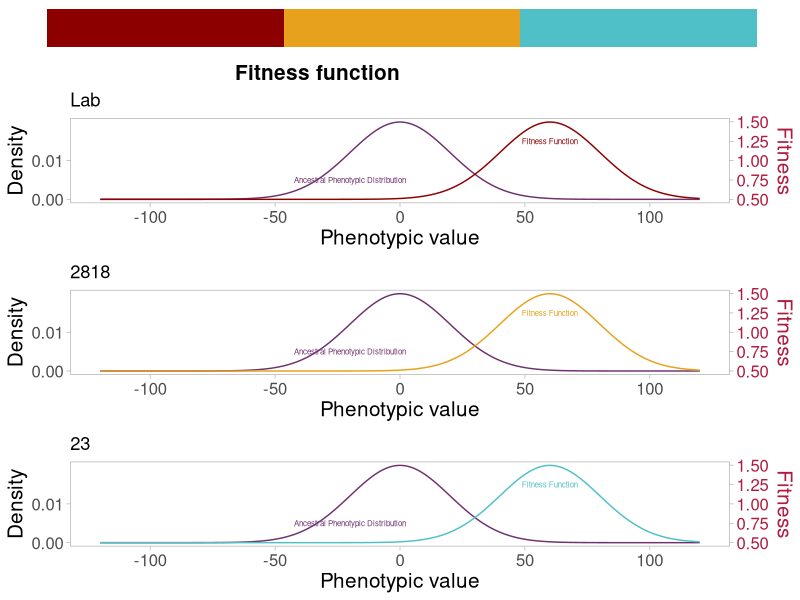
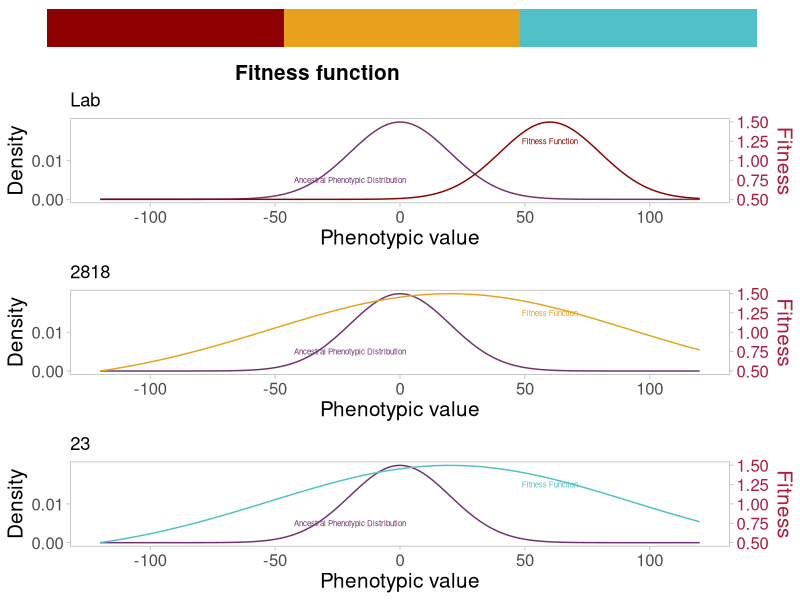
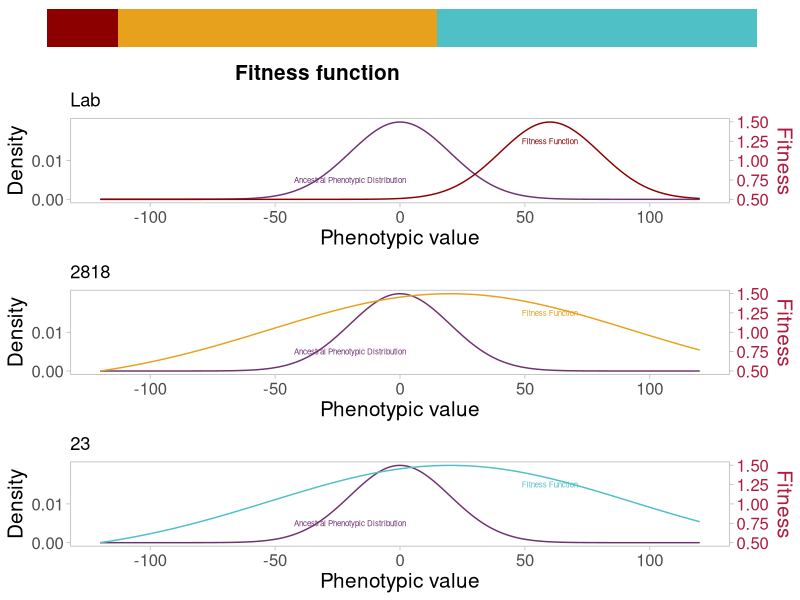
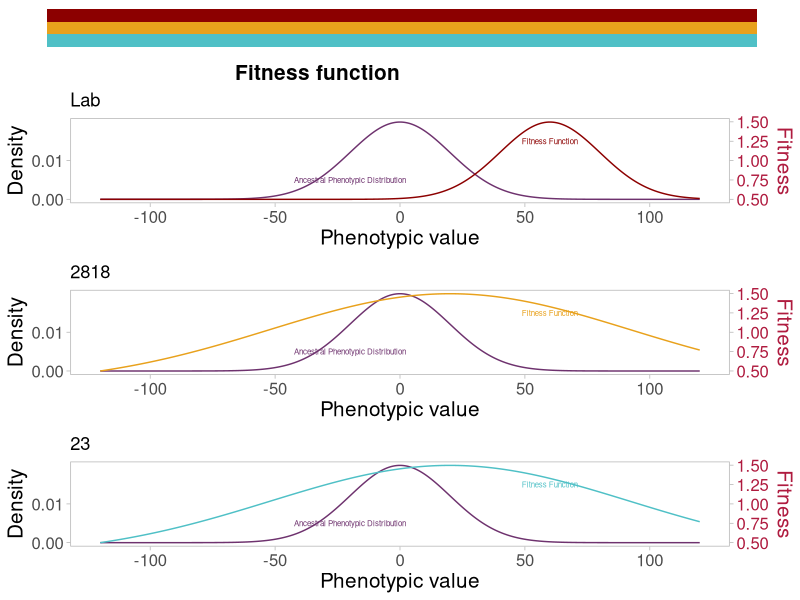

These charts were generated, in order, by the following R code:

#library packages

library(scales)
library(ggplot2)
library(ggpubr)

#polygenicity
# Sample data frame with proportions
data <- data.frame(
  category = c("Lab", "23", "2818"),
  proportion = c(0.3333, 0.3333, 0.3333)  # Each proportion represents a part of the bar
)

# Plot a single stacked bar with three colors
p_poly_equal=ggplot(data, aes(x = 1, y = proportion, fill = category)) +
  geom_bar(stat = "identity", width = 0.5) +
  scale_fill_manual(values = c("Lab" = "#8c0000", "23" = "#4fc0c6", "2818" = "#e8a11c")) +
  labs(x = NULL, y = NULL) +
  theme_minimal() +
  theme(panel.grid = element_blank(),
        legend.position = "none",
        axis.ticks = element_blank(), axis.text = element_blank()) +
  coord_flip()
  # Sample data frame with proportions
data <- data.frame(
  category = c("Lab", "23", "2818"),
  proportion = c(0.1, 0.45, 0.45)  # Each proportion represents a part of the bar
)

# Plot a single stacked bar with three colors
p_poly_unequal=ggplot(data, aes(x = 1, y = proportion, fill = category)) +
  geom_bar(stat = "identity", width = 0.5) +
  scale_fill_manual(values = c("Lab" = "#8c0000", "23" = "#4fc0c6", "2818" = "#e8a11c")) +
  labs(x = NULL, y = NULL) +
  theme_minimal() +
  theme(panel.grid = element_blank(),
        legend.position = "none",
        axis.ticks = element_blank(), axis.text = element_blank()) +
  coord_flip()

#pleiotropy
data <- data.frame(
  category = c("Lab", "23", "2818"),
  proportion = c(1, 1, 1)  # Each proportion represents a part of the bar
)


# Plot a single stacked bar with three colors
p_poly_pleio=ggplot(data, aes(x = 1, y = proportion, fill = category)) +
  geom_bar(stat = "identity", width = 0.2, position = "dodge") +
  scale_fill_manual(values = c("Lab" = "#8c0000", "23" = "#4fc0c6", "2818" = "#e8a11c")) +
  labs(x = NULL, y = NULL) +
  theme_minimal() +
  theme(panel.grid = element_blank(),
        legend.position = "none",
        axis.ticks = element_blank(), axis.text = element_blank()) +
  coord_flip()





#model1
#generate data for distribtion-model1
anc_mean=0.0
anc_sd=20
fit1_mean=anc_mean+3*anc_sd
fit1_sd=anc_sd
fit2_mean=anc_mean+anc_sd
fit2_sd=3.6*anc_sd

#anc_distrbution<-data.frame()

traits=seq(-120,120, length=1001)
anc=dnorm(traits, mean=anc_mean, sd=anc_sd)
fit1=dnorm(traits, mean=fit1_mean, sd =fit1_sd)
fit2=dnorm(traits, mean=fit2_mean, sd =fit2_sd)
anc_distrbution<-data.frame(phenotypic_value=traits,
                            density=anc)
fit_distrbution<-data.frame(phenotypic_value=traits,
                            fitness1=fit1,
                            fitness2=fit2
                            )


#anc_fit_distrbution$distribution<-as.factor(anc_fit_distrbution$distribution)
plot_fitness=function(traits,den_anc,fit,color_anc,color_fit){
    ymax1=dnorm(0,0,20)
    anc_distrbution=data.frame(phenotypic_value=traits,
                            density=anc)
    fit_distrbution=data.frame(phenotypic_value=traits,
                            fitness=fit)
                            #fitness2=fit2
                            
    #p1=ggplot()+
    p_fit=ggplot()+
        geom_line(data=anc_distrbution, aes(x=phenotypic_value, y=density), color=color_anc)+
        annotate("segment",x=0.0, xend = 60,y=0.02,yend=0.02,color="#219ebc",linewidth=0.5, 
        arrow=arrow(ends = "both", angle = 40, length = unit(0.2,"cm")))+
        geom_line(data=fit_distrbution, aes(x=phenotypic_value,y=rescale(fitness, c(0,ymax1))), color=color_fit)+
        annotate("text",x=-20,y=0.005, label="Ancestral Phenotypic Distribution",color=color_anc,size=2)+
        annotate("text",x=60,y=0.015, label="Fitness Function", color=color_fit,size=2)+
        xlab("Phenotypic value")+
        scale_y_continuous(breaks = seq(0,ymax1, 0.01), limits = c(0,ymax1), name="Density",
                     sec.axis = sec_axis(~./0.02+0.5, name = "Fitness"))+
        theme_light()+
        theme(panel.grid = element_blank(),
            axis.title=element_text(size=15),
            axis.text = element_text(size=12),
            axis.title.y.right = element_text(color="#AF1B3F",size=15),
            axis.text.y.right = element_text(color = "#AF1B3F",size=12))
return(p_fit)
}








#model1
p_lab=plot_fitness(traits,anc,fit1,color_anc="#6e326e",color_fit="#8c0000")
p_23=plot_fitness(traits,anc,fit1,color_anc="#6e326e",color_fit="#4fc0c6")
p_2818=plot_fitness(traits,anc,fit1,color_anc="#6e326e",color_fit="#e8a11c")

p_fitness <- ggarrange(p_lab+ggtitle("Lab"),
            p_2818+ggtitle("2818"),
            p_23+ggtitle("23"),nrow=3, heights=c(3,3,3))

p_fitness<- annotate_figure(p_fitness, 
                            top = text_grob("Fitness function", size = 15, face = "bold", hjust = 1))
                      
p=ggarrange(p_poly_equal,
            p_fitness ,nrow=2, heights=c(1,9))
ggsave("03fitness_function_model1.pdf",plot=p, width=4, height=7)


#model2
p_lab=plot_fitness(traits,anc,fit1,color_anc="#6e326e",color_fit="#8c0000")
p_23=plot_fitness(traits,anc,fit2,color_anc="#6e326e",color_fit="#4fc0c6")
p_2818=plot_fitness(traits,anc,fit2,color_anc="#6e326e",color_fit="#e8a11c")

p_fitness <- ggarrange(p_lab+ggtitle("Lab"),
            p_2818+ggtitle("2818"),
            p_23+ggtitle("23"),nrow=3, heights=c(3,3,3))

p_fitness<- annotate_figure(p_fitness, 
                            top = text_grob("Fitness function", size = 15, face = "bold", hjust = 1))
                      
p=ggarrange(p_poly_equal,
            p_fitness ,nrow=2, heights=c(1,9))
ggsave("03fitness_function_model2.pdf",plot=p, width=4, height=7)

#model3
p_lab=plot_fitness(traits,anc,fit1,color_anc="#6e326e",color_fit="#8c0000")
p_23=plot_fitness(traits,anc,fit2,color_anc="#6e326e",color_fit="#4fc0c6")
p_2818=plot_fitness(traits,anc,fit2,color_anc="#6e326e",color_fit="#e8a11c")

p_fitness <- ggarrange(p_lab+ggtitle("Lab"),
            p_2818+ggtitle("2818"),
            p_23+ggtitle("23"),nrow=3, heights=c(3,3,3))

p_fitness<- annotate_figure(p_fitness, 
                            top = text_grob("Fitness function", size = 15, face = "bold", hjust = 1))
                      
p=ggarrange(p_poly_unequal,
            p_fitness ,nrow=2, heights=c(1,9))
ggsave("03fitness_function_model3.pdf",plot=p, width=4, height=7)


#model4
p_lab=plot_fitness(traits,anc,fit1,color_anc="#6e326e",color_fit="#8c0000")
p_23=plot_fitness(traits,anc,fit2,color_anc="#6e326e",color_fit="#4fc0c6")
p_2818=plot_fitness(traits,anc,fit2,color_anc="#6e326e",color_fit="#e8a11c")

p_fitness <- ggarrange(p_lab+ggtitle("Lab"),
            p_2818+ggtitle("2818"),
            p_23+ggtitle("23"),nrow=3, heights=c(3,3,3))

p_fitness<- annotate_figure(p_fitness, 
                            top = text_grob("Fitness function", size = 15, face = "bold", hjust = 1))
                      
p=ggarrange(p_poly_pleio,
            p_fitness ,nrow=2, heights=c(1,9))
ggsave("03fitness_function_model4.pdf",plot=p, width=4, height=7)
